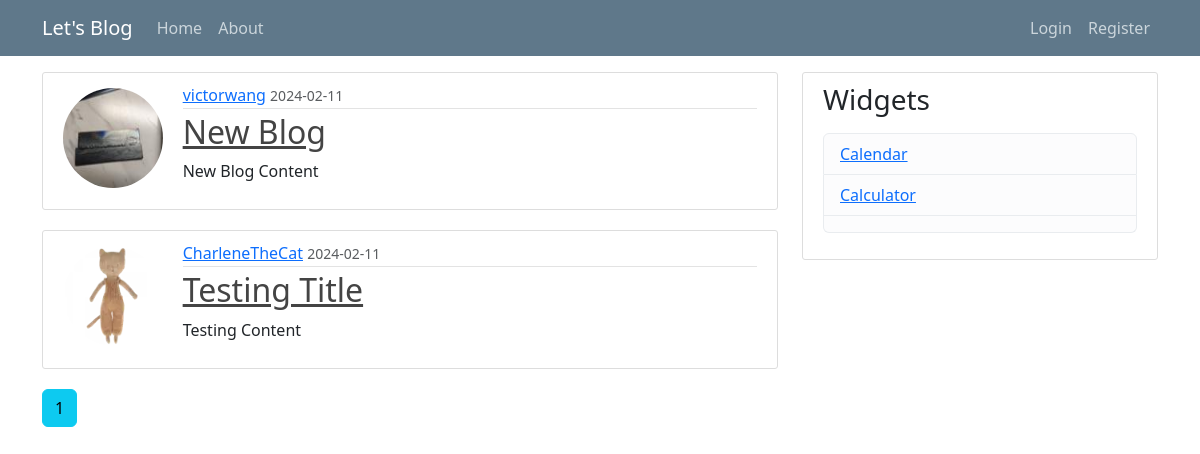
Page /home on the earlier database version.
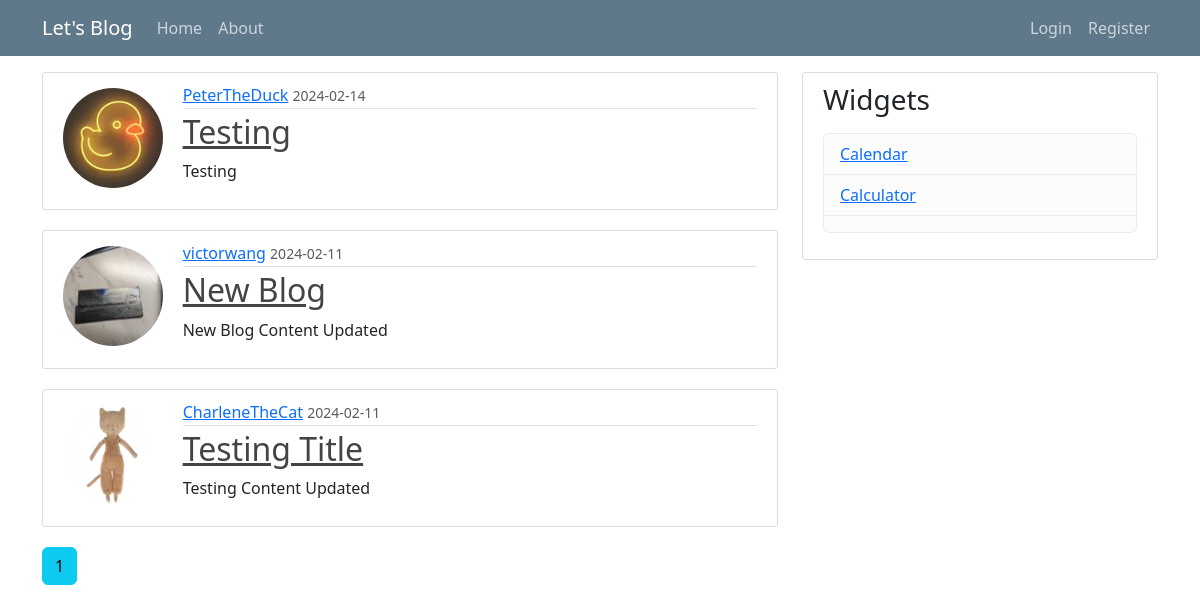
Same page on the later database version.
### flaskblog/models.py (models this page shows, shortened)
class Post(db.Model):
    id = db.Column(db.Integer, primary_key=True)
    title = db.Column(db.String(100), nullable=False)
    date_posted = db.Column(db.DateTime, nullable=False, default=datetime.utcnow)
    content = db.Column(db.Text, nullable=False)
    user_id = db.Column(db.Integer, db.ForeignKey('user.id'), nullable=False)

class User(db.Model, UserMixin):
    id = db.Column(db.Integer, primary_key=True)
    username = db.Column(db.String(20), unique=True, nullable=False)
    email = db.Column(db.String(120), unique=True, nullable=False)
    image_file = db.Column(db.String(20), nullable=False, default='default.jpg')
    password = db.Column(db.String(60), nullable=False)
    posts = db.relationship('Post', backref='author', lazy=True)

### flaskblog/routes.py (the view)
@app.route("/")
@app.route("/home")
def home():
    page = request.args.get('page', 1, type=int)
    posts = Post.query.order_by(desc(Post.id)).paginate(page=page, per_page=5)
    return render_template('home.html', posts=posts)

### flaskblog/templates/home.html
{% extends 'layout.html' %}
{% block content %}
{% for post in posts.items %}
<article class="media content-section">
	<div class="row align-items-start">
		<div class="col-md-2 text-center align-self-start">
			<img class="rounded-circle article-img"
				src="{{ url_for('static', filename='profile_pics/' + post.author.image_file) }}"
				style="width: 100px; height: 100px; margin-top: 5px;">
		</div>
		<div class="col-md-10">
			<div class="media-body">
				<div class="article-metadata">
					<a class="mr-2" href="{{ url_for('user_post', username=post.author.username) }}">{{ post.author.username }}</a>
					<small class="text-muted">{{ post.date_posted.strftime('%Y-%m-%d') }}</small>
				</div>
				<h2><a class="article-title" href="{{ url_for('post', post_id=post.id) }}">{{ post.title }}</a></h2>
				{% if post.content|length > 500 %}
				<p class="article-content" style="max-width: 100%; overflow-wrap: break-word;">{{ post.content[:500]
					}}...</p>
				<a href="{{ url_for('post', post_id=post.id) }}">Read more</a>
				{% else %}
				<p class="article-content" style="max-width: 100%; overflow-wrap: break-word;">{{ post.content }}</p>
				{% endif %}
			</div>
		</div>
	</div>
</article>
{% endfor %}
{% for page_num in posts.iter_pages(left_edge=1, right_edge=1, left_current=1, right_current=2) %}
{% if page_num %}
{% if posts.page == page_num %}
<a class="btn btn-info mb-4" href="{{ url_for('home', page=page_num) }}">{{ page_num }}</a>
{% else %}
<a class="btn btn-outline-info mb-4" href="{{ url_for('home', page=page_num) }}">{{ page_num }}</a>
{% endif %}
{% else %}
...
{% endif %}
{% endfor %}
{% endblock content %}

### flaskblog/templates/layout.html (shortened to what this page needs)
<!DOCTYPE html>
<html>
<head>
	<link rel="stylesheet" type="text/css" href="{{ url_for('static', filename='main.css') }}">
	<link href="https://cdn.jsdelivr.net/npm/bootstrap@5.3.2/dist/css/bootstrap.min.css" rel="stylesheet"
>
</head>
<body class="pt-5">
	<header class="site-header">
		<nav class="navbar navbar-expand-md navbar-dark bg-steel fixed-top">
			<div class="container">
				<a class="navbar-brand mr-4" href="/">Let's Blog</a>
				<div class="collapse navbar-collapse" id="navbarToggle">
					<div class="navbar-nav mr-auto">
						<a class="nav-item nav-link" href="{{ url_for('home') }}">Home</a>
						<a class="nav-item nav-link" href="{{ url_for('about') }}">About</a>
					</div>
					<div class="navbar-nav ms-auto">
						{% if current_user.is_authenticated %}
						<a class="nav-item nav-link" href="{{ url_for('new_post') }}">New Post</a>
						<a class="nav-item nav-link" href="{{ url_for('account') }}">Account</a>
						<a class="nav-item nav-link" href="{{ url_for('logout') }}">Logout</a>
						{% else %}
						<a class="nav-item nav-link" href="{{ url_for('login') }}">Login</a>
						<a class="nav-item nav-link" href="{{ url_for('register') }}">Register</a>
						{% endif %}
					</div>
				</div>
			</div>
		</nav>
	</header>
	<main role="main" class="container mt-4">
		<div class="row">
			<div class="col-md-8">
				{% block content %}{% endblock %}
			</div>
			<div class="col-md-4">
				<div class="content-section">
					<h3>Widgets</h3>
					<p class='text-muted'>
					<ul class="list-group">
						<li class="list-group-item list-group-item-light"><a
								href="{{ url_for('calendar') }}">Calendar</a></li>
						<li class="list-group-item list-group-item-light"><a
								href="{{ url_for('calculator') }}">Calculator</a></li>
						<li class="list-group-item list-group-item-light"></li>
					</ul>
					</p>
				</div>
			</div>
		</div>
	</main>
</body>
</html>

### flaskblog/static/main.css (style rules this page uses)
body { background: #fafafa; color: #333333; margin-top: 5rem; }
h1, h2, h3, h4, h5, h6 { color: #444444; }
.bg-steel { background-color: #5f788a; }
.site-header .navbar-nav .nav-link { color: #cbd5db; }
.content-section { background: #ffffff; padding: 10px 20px; border: 1px solid #dddddd; border-radius: 3px; margin-bottom: 20px; }
.article-title { color: #444444; }
.article-content { white-space: pre-line; }
.article-img { height: 65px; width: 65px; margin-right: 16px; }
.article-metadata { padding-bottom: 1px; margin-bottom: 4px; border-bottom: 1px solid #e3e3e3 }

Differences in the rows shown:
added Post: image_file (picture), author.username "PeterTheDuck", date_posted "2024-02-14", title "Testing", content "Testing"
changed Post "New Blog": content "New Blog Content" → "New Blog Content Updated"
changed Post "Testing Title": content "Testing Content" → "Testing Content Updated"
